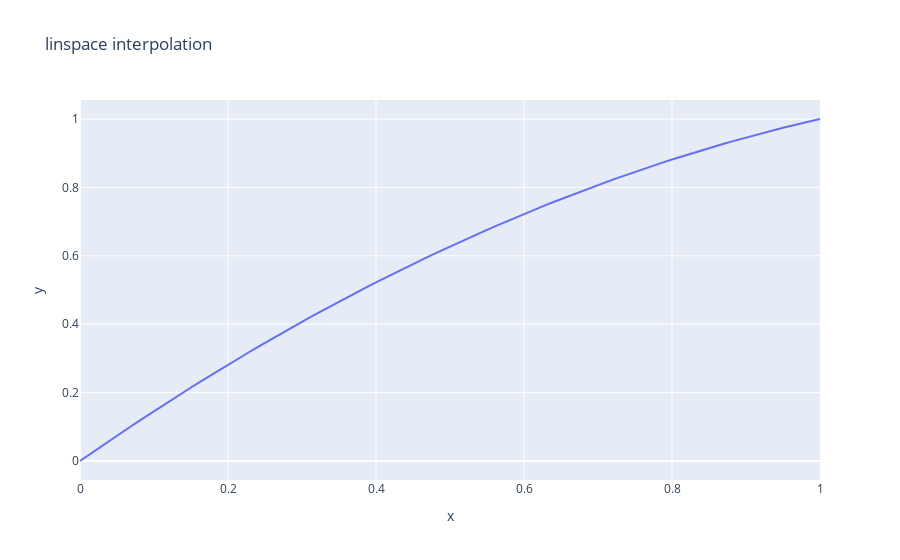

Notebook cell for this chart:
### Code cell
from scipy.interpolate import CubicSpline
prob_old=[0,0.38,1]
prob_new=[0,0.5,1]
xnew = np.linspace(0,1,num=101)
cs = CubicSpline(prob_old,prob_new)
ynew = cs(xnew)
fig = px.line(x=xnew,y=ynew,title='linspace interpolation')
fig.show()
